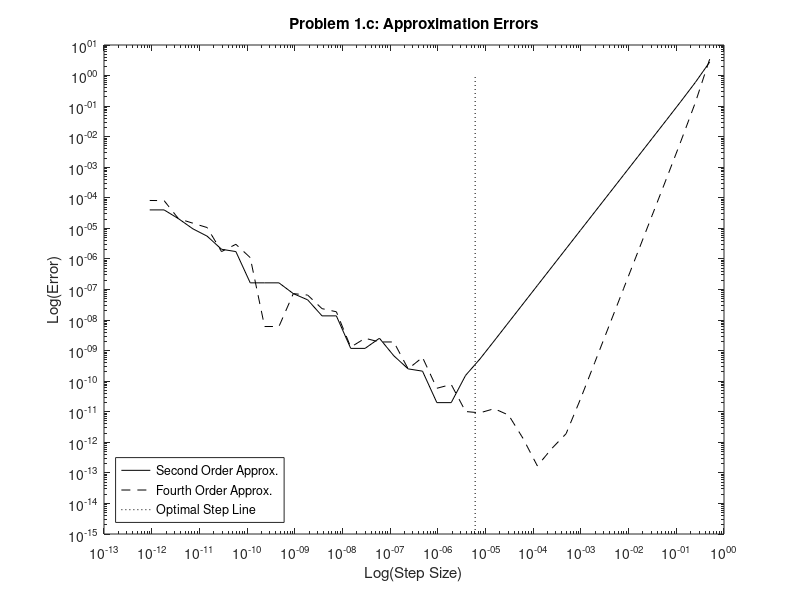

Here is the MATLAB script that generated this plot:
%Written for: Computes and outputs Homework set 9 solutions for CSCI 4800-2
%Written by: Justin Clough
%Written on: 04/13/2017

%% Prep workspace

clear
home
close all
DIR = 'Graduate_Courses/CSCI4800/HomeWork/Set9/';


% fileID = fopen( [DIR 'CSCI4800HW8Output1c1.txt'], 'w');
%% Problem 1

% Define local functions
f_1 = @(x) (exp(x^2));
fx_1 = @(x) (2*x*exp(x^2));

% Compute Exact Derivative
x = 1;
Exact = fx_1(x);

for i = 1:40
  % Set h
  h = 2^(-i);

  % Compute Approximations to derivative
  d_2(i) = (f_1(x+h)-f_1(x-h))/(2*h);
  d_4(i) = (f_1(x-2*h)-8*f_1(x-h)+8*f_1(x+h)-f_1(x+2*h))/(12*h);

  % Compute Error in Approximation
  e_2(i) = abs(d_2(i) - Exact);
  e_4(i) = abs(d_4(i) - Exact);

  % store h value for plotting
  H(i) = h;
end

% Get machine accuracy
E_m = eps;
H_opt = (E_m)^(1/3);


% Plot Error 
figure
loglog(H,e_2, '-k');
hold on
loglog(H,e_4, '--k');
loglog([H_opt H_opt],[10^(-15) 1],':k');
legend('Second Order Approx.','Fourth Order Approx.','Optimal Step Line','Location','SouthWest');
title('Problem 1.c: Approximation Errors');
xlabel('Log(Step Size)');
ylabel('Log(Error)');
print( [DIR 'CSCI4800HW9plot1c'], '-djpeg');


%% Problem 2


%% Problem 3



%% Problem 4
